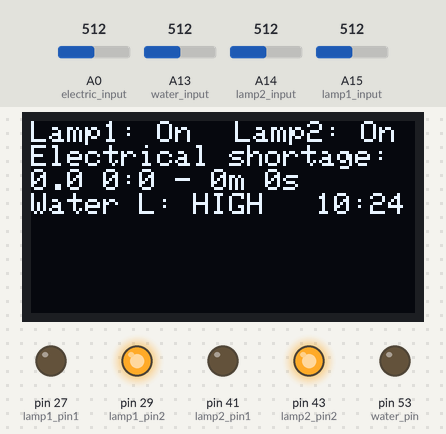
Simulated run of this sketch. Board: Arduino Mega 2560, built with avr-gcc and run on an emulated ATmega2560. On the bench: 128×64 one-colour display, output pins drawn as LEDs (lit = HIGH). The test bench sets the inputs (shaded band); at power-on: A13 (water_input) = 512, A14 (lamp2_input) = 512, A15 (lamp1_input) = 512, A0 (electric_input) = 512. The local clock reads 2024-03-15 10:24:30 at power-on unless the sketch sets it; what the sketch prints to the serial monitor is not drawn.

Above: at 1.2 s.
1.3 s: A13 (water_input) set to 207
At 2.5 s:
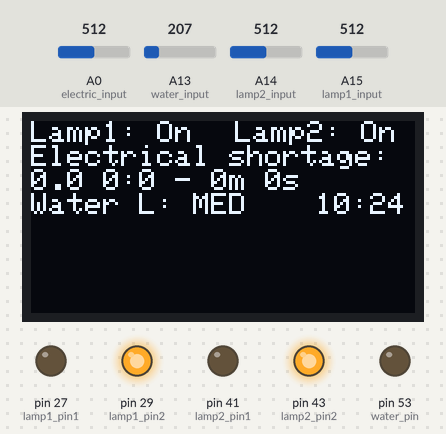
3.2 s: A13 (water_input) set to 184
At 4.5 s:
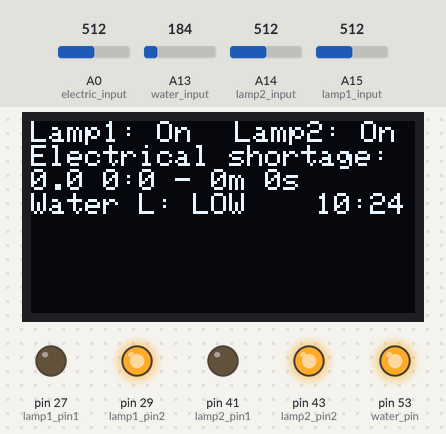
4.9 s: A14 (lamp2_input) set to 314
7.9 s: A14 (lamp2_input) set to 292
At 9.5 s:
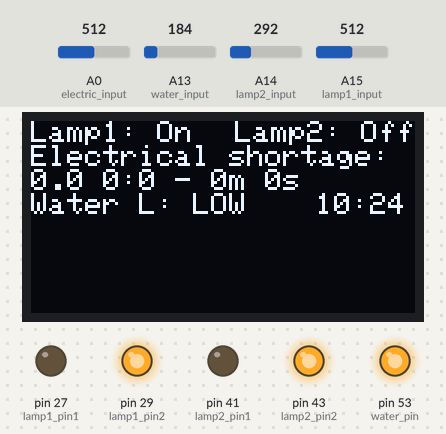
9.8 s: A15 (lamp1_input) set to 308
12.8 s: A15 (lamp1_input) set to 282
At 14.7 s:
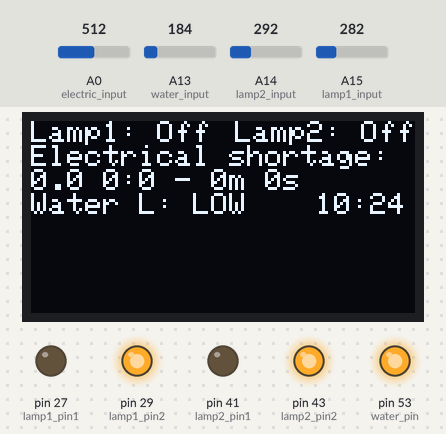
Timing chart, 0 to 16.2 s (numbered marks = the images above; inputs shaded):
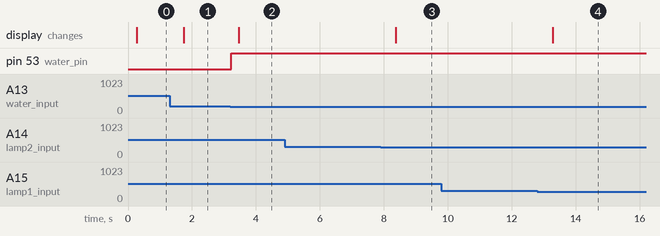

Measured:
- the behaviour switches between 200 and 199 on A13 (water_input) (found by bisection; images 1 and 2)
- the behaviour switches between 301 and 300 on A14 (lamp2_input) (found by bisection; images 2 and 3)
- the behaviour switches between 301 and 300 on A15 (lamp1_input) (found by bisection; images 3 and 4)
- after the input at 1.3 s, the display: changes after 0.45 s (image 1)
- after the input at 3.2 s, pin 53 (water_pin): LOW → HIGH at once; the display: changes after 0.27 s (image 2)
- after the input at 4.9 s, every drawn part: stays the same
- after the input at 7.9 s, the display: changes after 0.47 s (image 3)
- after the input at 9.8 s, every drawn part: stays the same
- after the input at 12.8 s, the display: changes after 0.48 s (image 4)

The sketch:

full.ino
```cpp
#include <Wire.h>
#include "RTClib.h"
#include <Adafruit_SSD1306.h>


#define OLED_RESET 4

#define lamp1_pin1 27
#define lamp1_pin2 29
#define lamp1_input A15

#define lamp2_pin1 41
#define lamp2_pin2 43
#define lamp2_input A14

String lamba1="Off";
String lamba2="Off";

#define electric_input A0
int shortage_timer = 0;
int shortage_timer_minute=0;
int shortage_moment = 0;
int shortage_moment_minute=0;
int shortage_moment_hour=0;
int shortage_moment_day=0;
int shortage_moment_month=0;
bool is_electricity_on=true;

#define water_input A13
#define water_pin 53
String water="MED";

String phone_message=lamba1+" "+lamba2+" "+shortage_moment_month+"."+shortage_moment_day+" "+shortage_moment_hour+":"+shortage_moment_minute+" "+shortage_timer_minute+"m"+shortage_timer+"s";
Adafruit_SSD1306 display(OLED_RESET);


RTC_DS1307 RTC;


void setup () {
  Serial.begin(9600);
  display.begin(SSD1306_SWITCHCAPVCC, 0x3C);
  display.clearDisplay();
  Wire.begin();
  RTC.begin();

  if (! RTC.isrunning()) {
    //Serial.println("RTC is NOT running!");
    RTC.adjust(DateTime(F(__DATE__), F(__TIME__)));
  }
pinMode(water_pin,OUTPUT);
digitalWrite(water_pin,LOW);

pinMode(lamp1_pin1, OUTPUT);
pinMode(lamp1_pin2, OUTPUT);
pinMode(lamp2_pin1, OUTPUT);
pinMode(lamp2_pin2, OUTPUT);
digitalWrite(lamp1_pin1,HIGH);
digitalWrite(lamp2_pin1,HIGH);
digitalWrite(lamp1_pin2,LOW);
digitalWrite(lamp2_pin2,LOW);

if(analogRead(lamp1_input)<300){ }
else
{
  if(digitalRead(lamp1_pin1)){
    digitalWrite(lamp1_pin1,LOW);
    digitalWrite(lamp1_pin2,HIGH);
    }
    else{
      digitalWrite(lamp1_pin1,HIGH);
      digitalWrite(lamp1_pin2,LOW);
    }
}

if(analogRead(lamp2_input)<300){ }
else
{
  if(digitalRead(lamp2_pin1)){
    digitalWrite(lamp2_pin1,LOW);
    digitalWrite(lamp2_pin2,HIGH);
    }
    else{
      digitalWrite(lamp2_pin1,HIGH);
      digitalWrite(lamp2_pin2,LOW);
    }
}

}

void loop () {
    DateTime now = RTC.now();

    if(analogRead(lamp1_input)>300) {
      lamba1="On";
      }
    else{
      lamba1="Off";
      }

    if(analogRead(lamp2_input)>300) {
      lamba2="On";
      }
    else{
      lamba2="Off";
      }

    int voltage=analogRead(electric_input);


    if(voltage>150){

      if(!is_electricity_on){
        shortage_timer=millis()/1000-shortage_moment;
        shortage_timer=shortage_timer%60;

      }
      is_electricity_on=true;
      }
    else if(voltage<50){
      if(is_electricity_on){
        shortage_moment=millis()/1000;
        shortage_timer_minute=0;

        shortage_moment_minute=now.minute();
        shortage_moment_hour=now.hour();
        shortage_moment_day=now.day();
        shortage_moment_month=now.month();

      }

      shortage_timer=millis()/1000-shortage_moment;
      shortage_timer_minute=shortage_timer/60;
      shortage_timer=shortage_timer%60;
      is_electricity_on=false;
      //Serial.println(shortage_timer);
   }

   int water_level = analogRead(water_input);
   water=String(water_level);
   if(water_level<200){
    water="LOW";
    digitalWrite(water_pin,HIGH);
    }
    else if(water_level<400){
      water="MED";
      }
      else{
        water="HIGH";
        digitalWrite(water_pin,LOW);
        }

    delay(200);

    display.clearDisplay();

    display.setTextSize(1);
    display.setTextColor(WHITE,BLACK);

    display.setCursor(0,0);
    display.print("Lamp1: ");
    display.print(lamba1);
    display.setCursor(68,0);
    display.print("Lamp2: ");
    display.print(lamba2);

    display.setCursor(0,8);
    display.print("Electrical shortage: ");
    display.setCursor(0,16);
    display.print(shortage_moment_day);
    display.print(".");
    display.print(shortage_moment_month);
    display.print(" ");
    display.print(shortage_moment_hour);
    display.print(":");
    display.print(shortage_moment_minute);
    display.print(" - ");
    //display.print("20.9 14:33 for ");
    display.print(shortage_timer_minute);
    display.print("m ");
    display.print(shortage_timer);
    display.print("s");
    display.setCursor(0,24);
    display.print("Water L: ");
    display.print(water);

    display.setCursor(95,24);
    display.print(now.hour(), DEC);
    display.print(':');
    display.print(now.minute(), DEC);
    display.display();
    phone_message=lamba1+"/"+lamba2+"/"+shortage_moment_month+"."+shortage_moment_day+" "+shortage_moment_hour+":"+shortage_moment_minute+" for "+shortage_timer_minute+"m"+shortage_timer+"s/"+water+"?";


    Serial.println(phone_message);
    int state=0;
    if(Serial.available()>0){
        state=Serial.read();
      }
      if(state==49)
      {
        if(analogRead(lamp1_input)>300){ }
        else
        {
          if(digitalRead(lamp1_pin1)){
            digitalWrite(lamp1_pin1,LOW);
            digitalWrite(lamp1_pin2,HIGH);
            }
            else{
              digitalWrite(lamp1_pin1,HIGH);
              digitalWrite(lamp1_pin2,LOW);
            }
        }
       }
       if(state==50)
      {
        if(analogRead(lamp1_input)<300){ }
        else
        {
          if(digitalRead(lamp1_pin1)){
            digitalWrite(lamp1_pin1,LOW);
            digitalWrite(lamp1_pin2,HIGH);
            }
            else{
              digitalWrite(lamp1_pin1,HIGH);
              digitalWrite(lamp1_pin2,LOW);
            }
        }
       }

      if(state==51)
      {
        if(analogRead(lamp2_input)>300){ }
        else
        {
          if(digitalRead(lamp2_pin1)){
            digitalWrite(lamp2_pin1,LOW);
            digitalWrite(lamp2_pin2,HIGH);
            }
            else{
              digitalWrite(lamp2_pin1,HIGH);
              digitalWrite(lamp2_pin2,LOW);
            }
        }
      }

      if(state==52)
      {
        if(analogRead(lamp2_input)<300){ }
        else
        {
          if(digitalRead(lamp2_pin1)){
            digitalWrite(lamp2_pin1,LOW);
            digitalWrite(lamp2_pin2,HIGH);
            }
            else{
              digitalWrite(lamp2_pin1,HIGH);
              digitalWrite(lamp2_pin2,LOW);
            }
        }
      }
}
```
